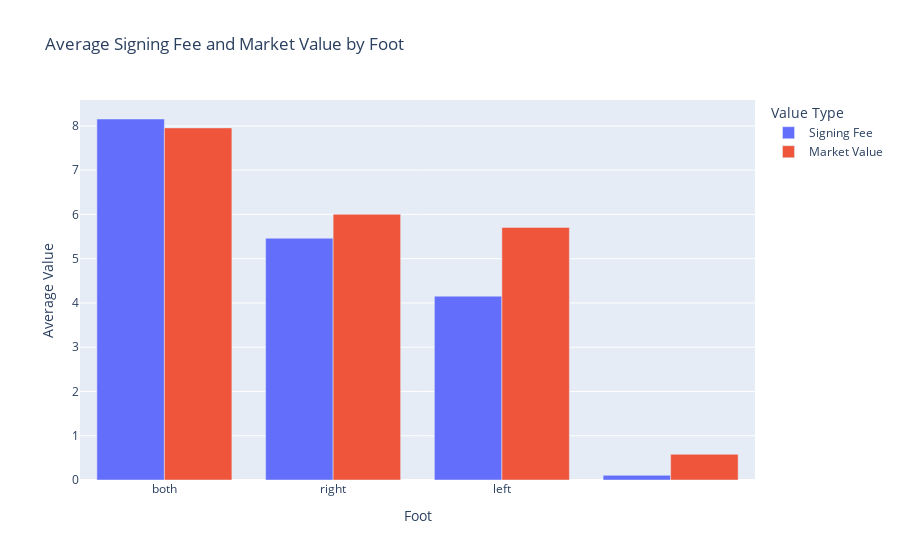

Here is the notebook cell this chart was saved with:
### Markdown cell above
## Foot Analysis

### Code cell
plots.valuation_plot('foot')

### Figure 1 — Plotly figure (JSON) as saved in the notebook; plotly's stock layout.template omitted (floating-point values rounded to 4 significant figures)
{"data": [{"name": "Signing Fee", "type": "bar", "x": ["both", "right", "left", " "], "xaxis": "x", "y": [8.156, 5.462, 4.153, 0.1052], "yaxis": "y"}, {"name": "Market Value", "type": "bar", "x": ["both", "right", "left", " "], "xaxis": "x", "y": [7.955, 6.003, 5.706, 0.5803], "yaxis": "y"}], "layout": {"barmode": "group", "legend": {"title": {"text": "Value Type"}}, "title": {"text": "Average Signing Fee and Market Value by Foot"}, "xaxis": {"anchor": "y", "categoryorder": "total descending", "domain": [0, 1], "title": {"text": "Foot"}}, "yaxis": {"anchor": "x", "domain": [0, 1], "title": {"text": "Average Value"}}}}
